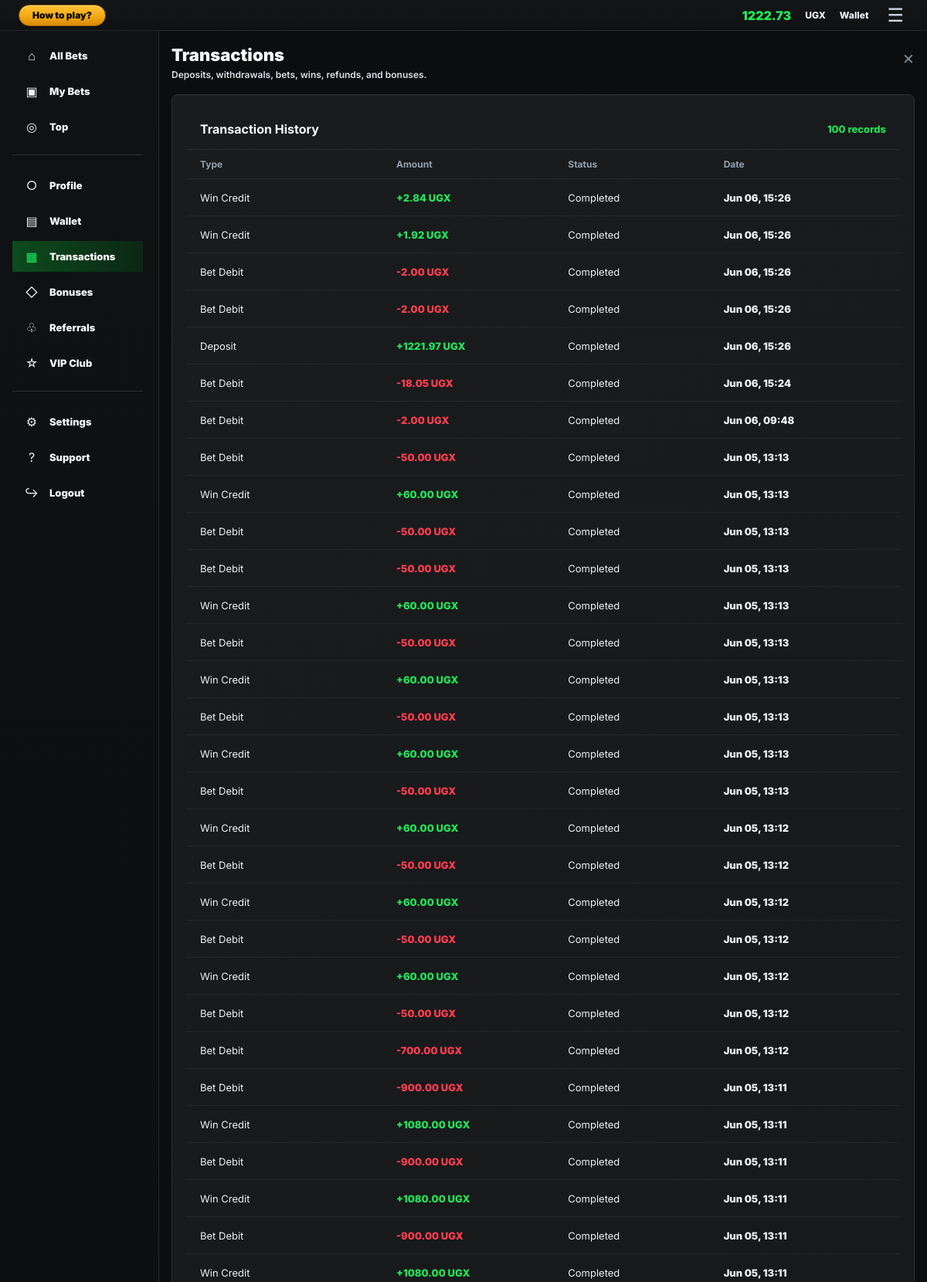
The app's page /transactions/ (signed in, upper part) with its own data.
### core/models.py (models this page shows, shortened)
class Profile(models.Model):
    KYC_STATUS_CHOICES = [
        ('none', 'Not Started'),
        ('tier_1', 'Tier 1 - Phone Verified'),
        ('tier_2', 'Tier 2 - Basic KYC'),
        ('tier_3', 'Tier 3 - Full KYC'),
        ('rejected', 'Rejected'),
    ]
    user = models.OneToOneField(User, on_delete=models.CASCADE)
    balance = models.DecimalField(max_digits=12, decimal_places=2, default=1000)
    currency = models.CharField(max_length=3, default='UGX')
    phone_number = models.CharField(max_length=20, blank=True)
    kyc_status = models.CharField(max_length=12, choices=KYC_STATUS_CHOICES, default='none')
    daily_deposit_limit = models.DecimalField(max_digits=12, decimal_places=2, default=500000)
    daily_loss_limit = models.DecimalField(max_digits=12, decimal_places=2, default=200000)
    self_excluded_until = models.DateTimeField(null=True, blank=True)
    created_at = models.DateTimeField(auto_now_add=True)

class Transaction(models.Model):
    TRANSACTION_TYPES = [
        ('deposit', 'Deposit'),
        ('withdraw', 'Withdraw'),
        ('bet', 'Bet Debit'),
        ('win', 'Win Credit'),
        ('refund', 'Refund'),
        ('bonus', 'Bonus'),
    ]
    STATUS_CHOICES = [
        ('completed', 'Completed'),
        ('pending', 'Pending'),
        ('failed', 'Failed'),
    ]
    user = models.ForeignKey(User, on_delete=models.CASCADE, related_name='transactions')
    transaction_type = models.CharField(max_length=20, choices=TRANSACTION_TYPES)
    amount = models.DecimalField(max_digits=10, decimal_places=2)
    status = models.CharField(max_length=10, choices=STATUS_CHOICES, default='completed')
    reference = models.CharField(max_length=80, blank=True, db_index=True)
    description = models.CharField(max_length=255, blank=True)
    created_at = models.DateTimeField(auto_now_add=True)
    class Meta:
        ordering = ['-created_at']

### core/views.py (the view)
# urls.py: path('transactions/', views.transactions_view, name='transactions'),
@login_required
def transactions_view(request):
    profile = get_object_or_404(Profile, user=request.user)
    transactions = Transaction.objects.filter(user=request.user).order_by('-created_at')[:100]
    return render(request, 'core/transactions.html', {
        'profile': profile,
        'transactions': transactions,
    })

### core/templates/core/transactions.html (shortened to what this page needs)
{% extends 'core/base.html' %}
{% block content %}
<section class="account-page account-list-page">
    {% include 'core/partials/account_sidebar.html' %}
    <div class="account-workspace">
        {% include 'core/partials/account_topbar.html' %}
        <main class="account-main account-main-wide">
            <section class="account-content">
                <div class="account-title-row">
                    <div>
                        <h1>Transactions</h1>
                        <p>Deposits, withdrawals, bets, wins, refunds, and bonuses.</p>
                    </div>
                    <a class="account-close-link" href="{% url 'play' %}">×</a>
                </div>
                <section class="account-card account-table-card">
                    <div class="section-heading">
                        <h2>Transaction History</h2>
                        <span>{{ transactions|length }} records</span>
                    </div>
                    <div class="account-table">
                        <div class="account-table-head">
                            <span>Type</span>
                            <span>Amount</span>
                            <span>Status</span>
                            <span>Date</span>
                        </div>
                        {% for txn in transactions %}
                            <article class="account-table-row">
                                <span>{{ txn.get_transaction_type_display }}</span>
                                <strong class="{% if txn.transaction_type == 'deposit' or txn.transaction_type == 'win' or txn.transaction_type == 'bonus' or txn.transaction_type == 'refund' %}positive{% else %}negative{% endif %}">
                                    {% if txn.transaction_type == 'deposit' or txn.transaction_type == 'win' or txn.transaction_type == 'bonus' or txn.transaction_type == 'refund' %}+{% else %}-{% endif %}{{ txn.amount|floatformat:2 }} {{ profile.currency }}
                                </strong>
                                <span>{{ txn.get_status_display }}</span>
                                <em>{{ txn.created_at|date:'M d, H:i' }}</em>
                            </article>
                        {% empty %}
                            <div class="account-empty-state">No transactions yet.</div>
                        {% endfor %}
                    </div>
                </section>
            </section>
        </main>
    </div>
</section>
{% endblock %}

### core/templates/core/partials/account_topbar.html
<header class="account-topbar">
    <a class="help-chip" href="{% url 'how_to_play' %}">How to play?</a>
    <div>
        <strong>{{ profile.balance|floatformat:2 }}</strong>
        <span>{{ profile.currency }}</span>
        <a href="{% url 'wallet' %}">Wallet</a>
        <button type="button" aria-label="Menu">☰</button>
    </div>
</header>

### records on screen
Profile: balance "1222.73", currency "UGX"
Transaction: transaction_type "Win Credit", amount "2.84", status "Completed", created_at "Jun 06, 15:26"
Transaction: transaction_type "Win Credit", amount "1.92", status "Completed", created_at "Jun 06, 15:26"
Transaction: transaction_type "Bet Debit", amount "2.00", status "Completed", created_at "Jun 06, 15:26"
Transaction: transaction_type "Bet Debit", amount "2.00", status "Completed", created_at "Jun 06, 15:26"
Transaction: transaction_type "Deposit", amount "1221.97", status "Completed", created_at "Jun 06, 15:26"
Transaction: transaction_type "Bet Debit", amount "18.05", status "Completed", created_at "Jun 06, 15:24"
Transaction: transaction_type "Bet Debit", amount "2.00", status "Completed", created_at "Jun 06, 09:48"
Transaction: transaction_type "Bet Debit", amount "50.00", status "Completed", created_at "Jun 05, 13:13"
Transaction: transaction_type "Win Credit", amount "60.00", status "Completed", created_at "Jun 05, 13:13"
Transaction: transaction_type "Bet Debit", amount "50.00", status "Completed", created_at "Jun 05, 13:13"
Transaction: transaction_type "Bet Debit", amount "50.00", status "Completed", created_at "Jun 05, 13:13"
Transaction: transaction_type "Win Credit", amount "60.00", status "Completed", created_at "Jun 05, 13:13"
Transaction: transaction_type "Bet Debit", amount "50.00", status "Completed", created_at "Jun 05, 13:13"
Transaction: transaction_type "Win Credit", amount "60.00", status "Completed", created_at "Jun 05, 13:13"
Transaction: transaction_type "Bet Debit", amount "50.00", status "Completed", created_at "Jun 05, 13:13"
Transaction: transaction_type "Win Credit", amount "60.00", status "Completed", created_at "Jun 05, 13:13"
Transaction: transaction_type "Bet Debit", amount "50.00", status "Completed", created_at "Jun 05, 13:13"
Transaction: transaction_type "Win Credit", amount "60.00", status "Completed", created_at "Jun 05, 13:12"
Transaction: transaction_type "Bet Debit", amount "50.00", status "Completed", created_at "Jun 05, 13:12"
Transaction: transaction_type "Win Credit", amount "60.00", status "Completed", created_at "Jun 05, 13:12"
Transaction: transaction_type "Bet Debit", amount "50.00", status "Completed", created_at "Jun 05, 13:12"
Transaction: transaction_type "Win Credit", amount "60.00", status "Completed", created_at "Jun 05, 13:12"
Transaction: transaction_type "Bet Debit", amount "50.00", status "Completed", created_at "Jun 05, 13:12"
Transaction: transaction_type "Bet Debit", amount "700.00", status "Completed", created_at "Jun 05, 13:12"
Transaction: transaction_type "Bet Debit", amount "900.00", status "Completed", created_at "Jun 05, 13:11"
Transaction: transaction_type "Win Credit", amount "1080.00", status "Completed", created_at "Jun 05, 13:11"
Transaction: transaction_type "Bet Debit", amount "900.00", status "Completed", created_at "Jun 05, 13:11"
Transaction: transaction_type "Win Credit", amount "1080.00", status "Completed", created_at "Jun 05, 13:11"
Transaction: transaction_type "Bet Debit", amount "900.00", status "Completed", created_at "Jun 05, 13:11"
Transaction: transaction_type "Win Credit", amount "1080.00", status "Completed", created_at "Jun 05, 13:11"

### other values on screen
{{ transactions|length }} "100"
